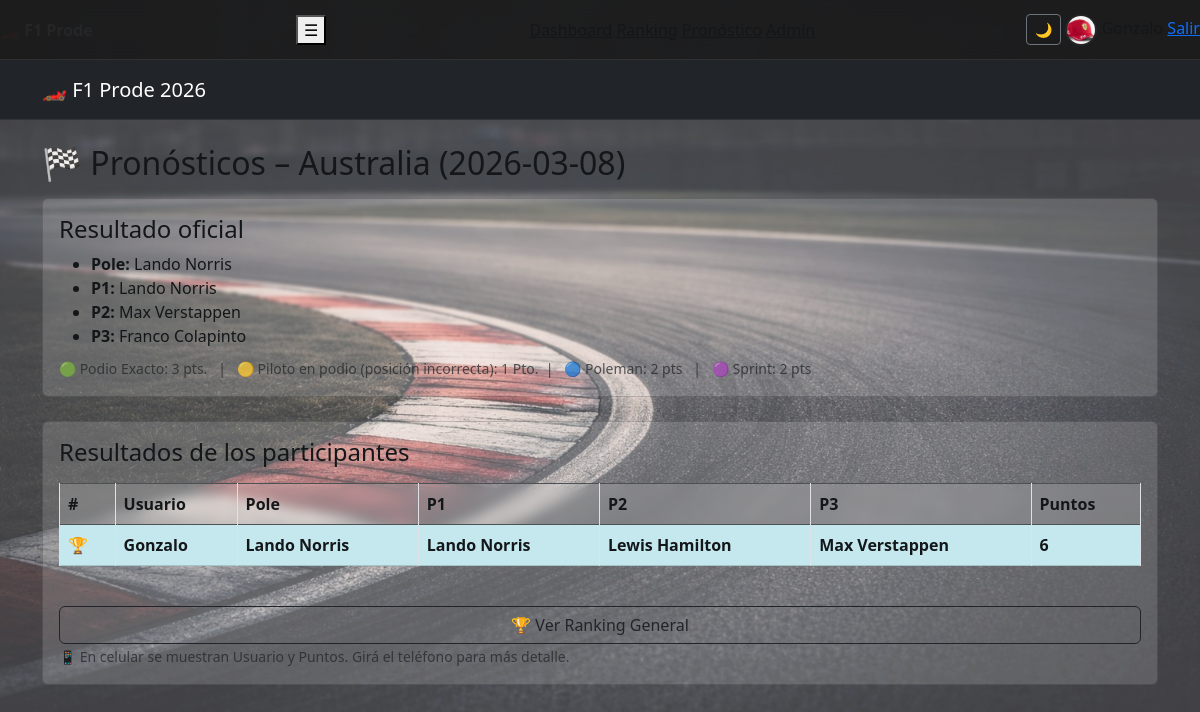
Before: /fecha/1 (signed in) with the older database file.
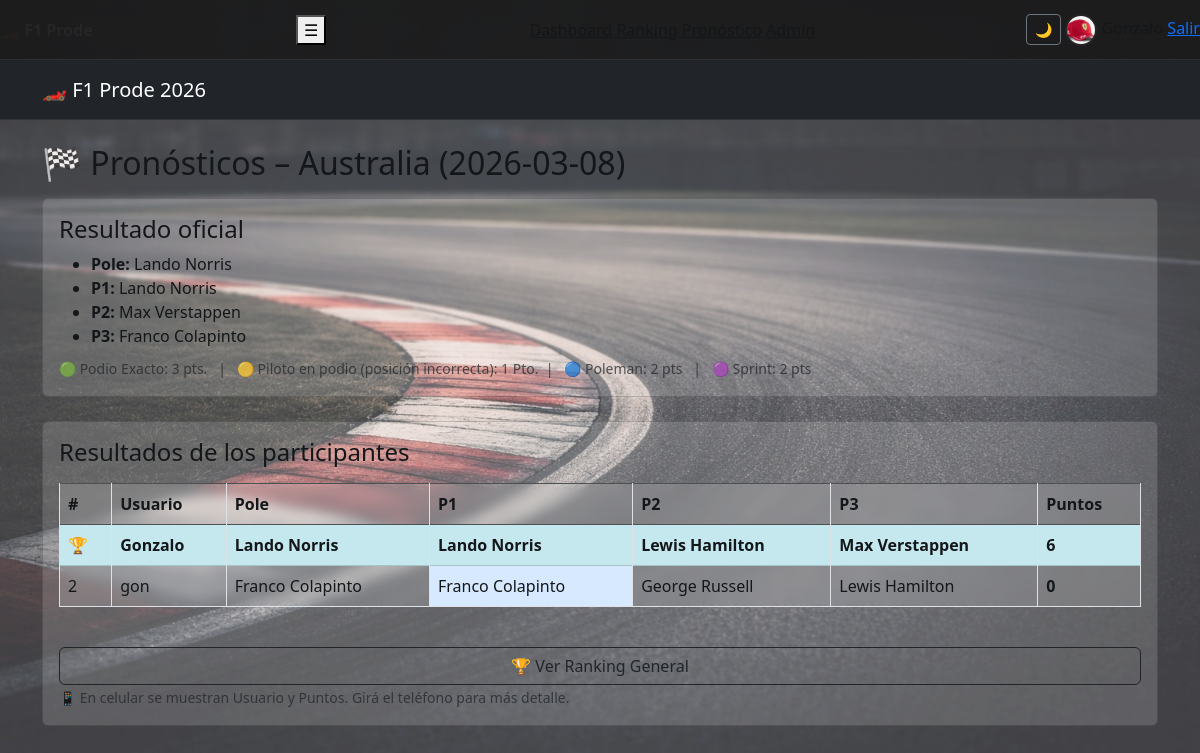
After: the same page with the newer database file.
### tables this page shows
CREATE TABLE pronosticos (
    id INTEGER PRIMARY KEY AUTOINCREMENT,
    user_id INTEGER NOT NULL,
    carrera_id INTEGER NOT NULL,
    pole TEXT,
    sprint_ganador TEXT,
    p1 TEXT,
    p2 TEXT,
    p3 TEXT,
    puntos INTEGER DEFAULT 0,
    UNIQUE(user_id, carrera_id)
);

CREATE TABLE usuarios (
    id INTEGER PRIMARY KEY AUTOINCREMENT,
    nombre TEXT UNIQUE NOT NULL,
    email TEXT UNIQUE NOT NULL,
    password TEXT NOT NULL
, fecha_registro TEXT, admin INTEGER DEFAULT 0, avatar TEXT);

### app.py (the view)
@app.route("/fecha/<int:carrera_id>")
def fecha_detalle(carrera_id):
    conn = get_db()
    cur = conn.cursor()
    cur.execute("SELECT * FROM carreras WHERE id = ?", (carrera_id,))
    carrera = cur.fetchone()
    cur.execute("SELECT * FROM resultados WHERE carrera_id = ?", (carrera_id,))
    resultado = cur.fetchone()
    cur.execute("""
        SELECT
            u.nombre AS usuario,
            p.pole,
            p.sprint_ganador,
            p.p1, p.p2, p.p3,
            p.puntos
        FROM pronosticos p
        JOIN usuarios u ON u.id = p.user_id
        WHERE p.carrera_id = ?
        ORDER BY p.puntos DESC
    """, (carrera_id,))
    pronosticos = cur.fetchall()
    conn.close()
    return render_template(
        "pronosticos_fecha.html",
        carrera=carrera,
        resultado=resultado,
        pronosticos=pronosticos
    )

### app.py (called while the page is built)
def get_db():
    conn = sqlite3.connect("prode.db")
    conn.row_factory = sqlite3.Row
    return conn

### templates/pronosticos_fecha.html (shortened to what this page needs)
{% extends "base.html" %}
{% block content %}
<h2 class="mb-3">
    🏁 Pronósticos – {{ carrera.pais }} ({{ carrera.fecha }})
</h2>
<div class="card mb-4">
    <div class="card-body">
        <h4 class="card-title">Resultado oficial</h4>
        <ul class="mb-2">
            <li><strong>Pole:</strong> {{ resultado.pole }}</li>
            <li><strong>P1:</strong> {{ resultado.p1 }}</li>
            <li><strong>P2:</strong> {{ resultado.p2 }}</li>
            <li><strong>P3:</strong> {{ resultado.p3 }}</li>
        </ul>
        <small class="text-muted">
            🟢 Podio Exacto: 3 pts. &nbsp; | &nbsp;
            🟡 Piloto en podio (posición incorrecta): 1 Pto.&nbsp; | &nbsp;
            🔵 Poleman: 2 pts &nbsp; | &nbsp;
            🟣 Sprint: 2 pts
        </small>
    </div>
</div>
<div class="card">
    <div class="card-body">
        <h4 class="card-title mb-3">Resultados de los participantes</h4>
        <div class="table-responsive">
            <table class="table table-striped table-bordered align-middle">
                <thead class="table-dark">
                    <tr>
                        <th>#</th>
                        <th>Usuario</th>
                        <th class="d-none d-md-table-cell">Pole</th>
                        <th class="d-none d-md-table-cell">P1</th>
                        <th class="d-none d-md-table-cell">P2</th>
                        <th class="d-none d-md-table-cell">P3</th>
                        <th>Puntos</th>
                    </tr>
                </thead>
                <tbody>
                {% for p in pronosticos | sort(attribute='puntos', reverse=True) %}
                    <tr class="{% if loop.first %}table-info fw-bold{% endif %}">
                        <td>
                            {% if loop.first %}🏆{% else %}{{ loop.index }}{% endif %}
                        </td>
                        <td>{{ p.usuario }}</td>
                        <td class="d-none d-md-table-cell
                            {% if p.pole == resultado.pole %} bg-success-subtle fw-bold {% endif %}">
                            {{ p.pole }}
                        </td>
                        <td class="d-none d-md-table-cell
                            {% if p.p1 == resultado.p1 %}
                                bg-exacto
                            {% elif p.p1 in [resultado.p1, resultado.p2, resultado.p3] %}
                                bg-parcial
                            {% endif %}
                        ">
                            {{ p.p1 }}
                        </td>
                        <td class="d-none d-md-table-cell
                        ">
                            {{ p.p2 }}
                        </td>
                        <td class="d-none d-md-table-cell
                            {% if p.p3 == resultado.p3 %}
                                bg-success-subtle fw-bold
                            {% elif p.p3 in [resultado.p1, resultado.p2, resultado.p3] %}
                                bg-warning-subtle
                            {% endif %}
                        ">
                            {{ p.p3 }}
                        </td>
                        <td>
                            <strong>{{ p.puntos }}</strong>
                        </td>
                    </tr>
                {% endfor %}
                </tbody>
            </table>
        </div>
<div class="d-grid gap-2 mt-4">
    <a href="/ranking" class="btn btn-outline-dark">
        🏆 Ver Ranking General
    </a>
</div>
        <small class="text-muted">
            📱 En celular se muestran Usuario y Puntos. Girá el teléfono para más detalle.
        </small>
    </div>
</div>
{% endblock %}

Changed rows visible on the page:
added pronosticos: usuario "gon", pole "Franco Colapinto", p1 "Franco Colapinto", p2 "George Russell", p3 "Lewis Hamilton", puntos "0"
